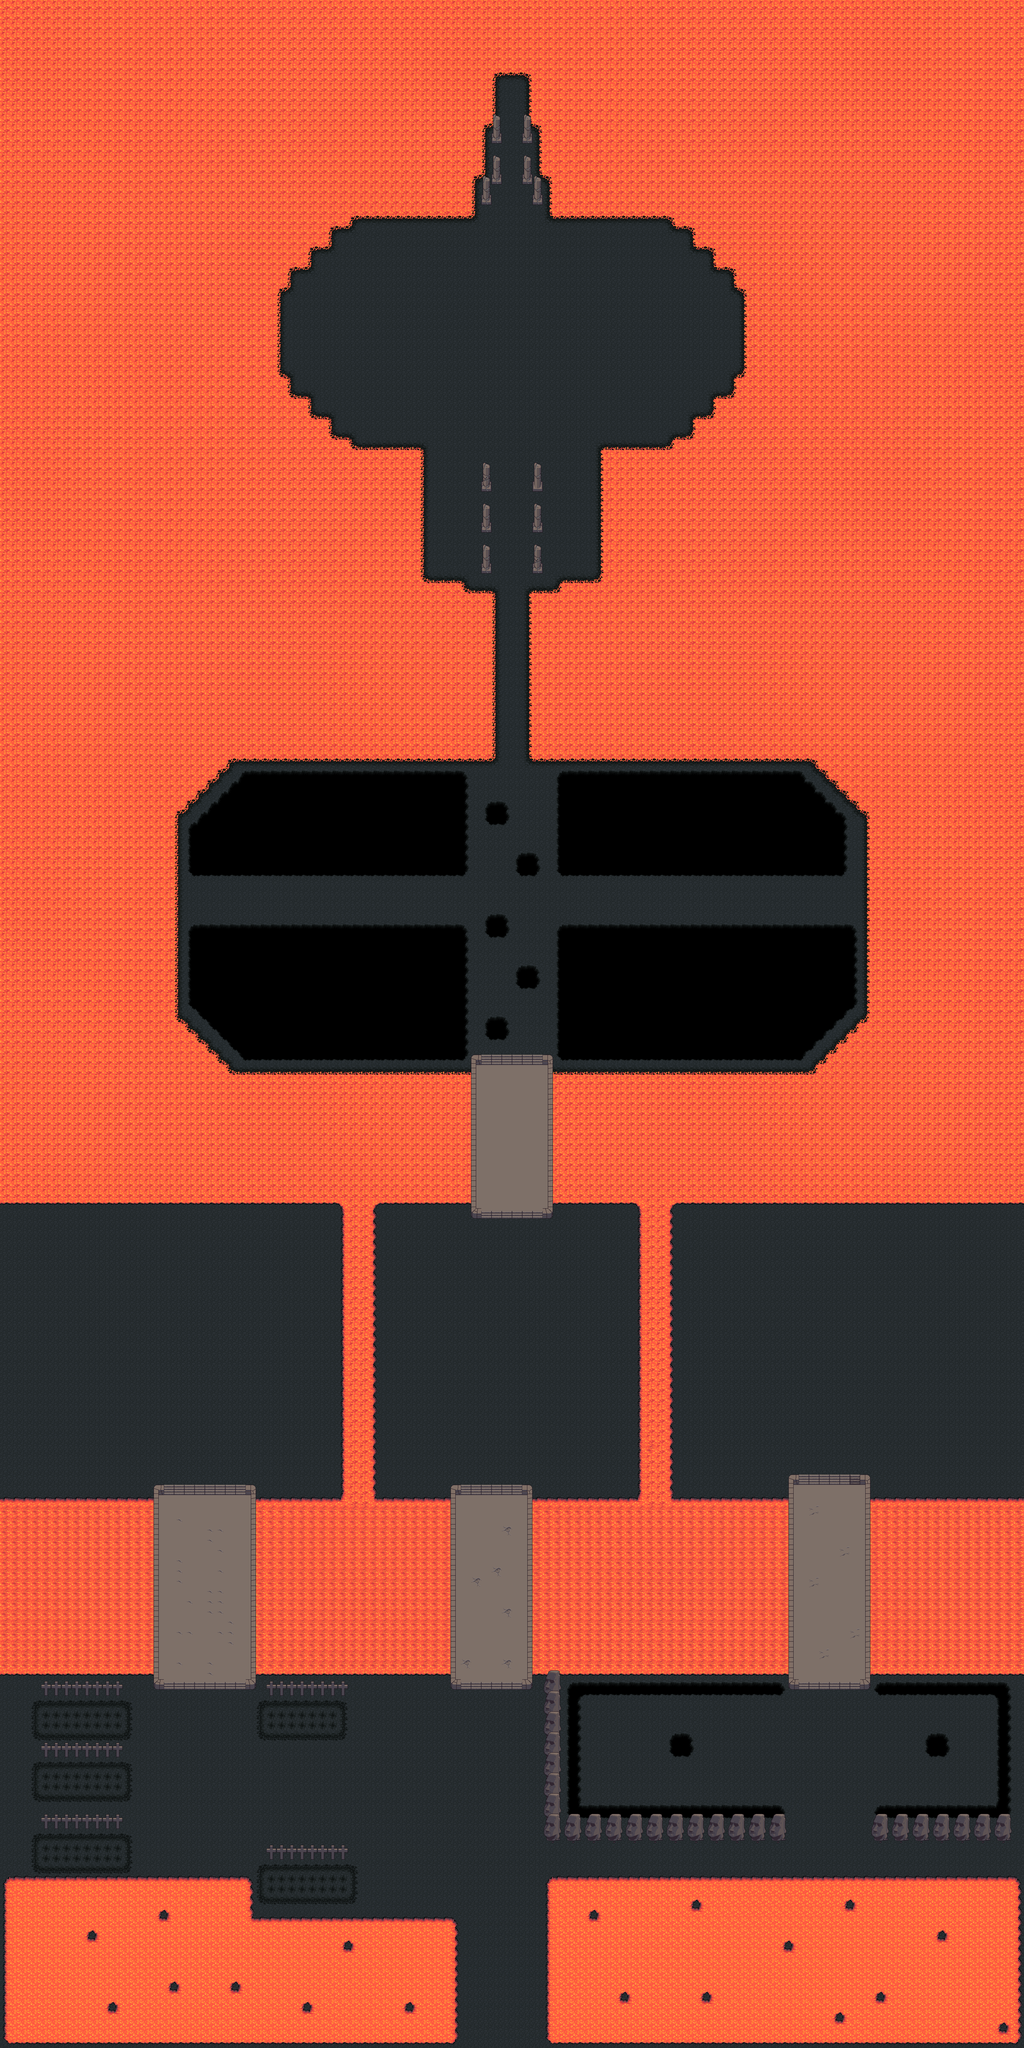

This is a level from a 2D game, rendered from its Tiled map with the project's own tilesets. A one-line summary and the map file follow, with tile-layer data summarised:
An orthogonal 100x200 tile map with 32x32 px tiles, 4 tile layers (level0-low, level0-high, level0-object-low, level0-object-high), 2 tilesets and 125 objects.

<map version="1.0" orientation="orthogonal" width="100" height="200" tilewidth="32" tileheight="32">
 <properties>
  <property name="ambiance" value="dark-ambiance.ogg" />
  <property name="layers" value="1" />
  <property name="music" value="dark-descent.ogg,steeps-of-destiny.ogg" />
 </properties>
 <tileset firstgid="1" name="base_out_atlas" tilewidth="32" tileheight="32">
  <image source="tiles/base_out_atlas.png" width="1024" height="1024" />
 </tileset>
 <tileset firstgid="1025" name="terrain_atlas" tilewidth="32" tileheight="32">
  <image source="tiles/terrain_atlas.png" width="1024" height="1024" />
 </tileset>
 <layer name="level0-low" width="100" height="200">
  <data>[20000 cells, 20000 non-empty, 2 distinct tile ids]</data>
 </layer>
 <layer name="level0-high" width="100" height="200">
  <data>[20000 cells, 14596 non-empty, 77 distinct tile ids]</data>
 </layer>
 <layer name="level0-object-low" width="100" height="200">
  <data>[20000 cells, 824 non-empty, 20 distinct tile ids]</data>
 </layer>
 <layer name="level0-object-high" width="100" height="200">
  <data>[20000 cells, 242 non-empty, 6 distinct tile ids]</data>
 </layer>
 <objectgroup name="level0-unwalkable" width="100" height="200">
  <object x="1472" y="3296" width="32" height="512" />
  <object x="1696" y="3296" width="32" height="512" />
  <object x="480" y="4640" width="32" height="640" />
  <object x="768" y="4640" width="32" height="640" />
  <object x="1632" y="4640" width="32" height="640" />
  <object x="1408" y="4640" width="32" height="640" />
 </objectgroup>
 <objectgroup name="level0-obstacle" width="100" height="200">
  <object x="832" y="5280" width="256" height="32" />
  <object x="128" y="5280" width="256" height="32" />
  <object x="128" y="5472" width="256" height="32" />
  <object x="128" y="5696" width="256" height="32" />
  <object x="832" y="5792" width="256" height="32" />
  <object x="1696" y="5696" width="768" height="64" />
  <object x="2720" y="5696" width="448" height="64" />
  <object x="2464" y="4608" width="32" height="672" />
  <object x="2688" y="4608" width="32" height="672" />
  <object x="0" y="0" width="32" height="6400" />
  <object x="0" y="6368" width="3200" height="32" />
  <object x="3168" y="0" width="32" height="6400" />
  <object x="0" y="0" width="3200" height="128" />
  <object x="1696" y="5248" width="64" height="448" />
  <object x="1504" y="1728" width="32" height="64" />
  <object x="1664" y="1728" width="32" height="64" />
  <object x="1664" y="1600" width="32" height="64" />
  <object x="1504" y="1600" width="32" height="64" />
  <object x="1504" y="1472" width="32" height="64" />
  <object x="1664" y="1472" width="32" height="64" />
  <object x="1504" y="576" width="32" height="64" />
  <object x="1664" y="576" width="32" height="64" />
  <object x="1536" y="512" width="32" height="64" />
  <object x="1632" y="512" width="32" height="64" />
  <object x="1536" y="384" width="32" height="64" />
  <object x="1632" y="384" width="32" height="64" />
 </objectgroup>
 <objectgroup name="level0-special" width="100" height="200">
  <object x="1696" y="5856" width="1472" height="512">
   <properties>
    <property name="type" value="lava" />
   </properties>
  </object>
  <object x="32" y="5856" width="768" height="512">
   <properties>
    <property name="type" value="lava" />
   </properties>
  </object>
  <object x="800" y="5984" width="640" height="384">
   <properties>
    <property name="type" value="lava" />
   </properties>
  </object>
  <object x="2720" y="4672" width="448" height="576">
   <properties>
    <property name="type" value="lava" />
   </properties>
  </object>
  <object x="1664" y="4672" width="800" height="576">
   <properties>
    <property name="type" value="lava" />
   </properties>
  </object>
  <object x="800" y="4672" width="608" height="576">
   <properties>
    <property name="type" value="lava" />
   </properties>
  </object>
  <object x="32" y="4672" width="448" height="576">
   <properties>
    <property name="type" value="lava" />
   </properties>
  </object>
  <object x="1984" y="3744" width="128" height="928">
   <properties>
    <property name="type" value="lava" />
   </properties>
  </object>
  <object x="1728" y="3328" width="1440" height="448">
   <properties>
    <property name="type" value="lava" />
   </properties>
  </object>
  <object x="1056" y="3744" width="128" height="960">
   <properties>
    <property name="type" value="lava" />
   </properties>
  </object>
  <object x="32" y="3328" width="1440" height="448">
   <properties>
    <property name="type" value="lava" />
   </properties>
  </object>
  <object x="32" y="2368" width="544" height="960">
   <properties>
    <property name="type" value="lava" />
   </properties>
  </object>
  <object x="576" y="2368" width="160" height="32">
   <properties>
    <property name="type" value="lava" />
   </properties>
  </object>
  <object x="576" y="2400" width="128" height="32">
   <properties>
    <property name="type" value="lava" />
   </properties>
  </object>
  <object x="576" y="2432" width="96" height="32">
   <properties>
    <property name="type" value="lava" />
   </properties>
  </object>
  <object x="576" y="2464" width="64" height="32">
   <properties>
    <property name="type" value="lava" />
   </properties>
  </object>
  <object x="576" y="2496" width="32" height="32">
   <properties>
    <property name="type" value="lava" />
   </properties>
  </object>
  <object x="576" y="3296" width="128" height="32">
   <properties>
    <property name="type" value="lava" />
   </properties>
  </object>
  <object x="576" y="3264" width="96" height="32">
   <properties>
    <property name="type" value="lava" />
   </properties>
  </object>
  <object x="576" y="3232" width="64" height="32">
   <properties>
    <property name="type" value="lava" />
   </properties>
  </object>
  <object x="576" y="3200" width="32" height="32">
   <properties>
    <property name="type" value="lava" />
   </properties>
  </object>
  <object x="2688" y="2368" width="480" height="960">
   <properties>
    <property name="type" value="lava" />
   </properties>
  </object>
  <object x="2560" y="3296" width="128" height="32">
   <properties>
    <property name="type" value="lava" />
   </properties>
  </object>
  <object x="2592" y="3264" width="96" height="32">
   <properties>
    <property name="type" value="lava" />
   </properties>
  </object>
  <object x="2624" y="3232" width="64" height="32">
   <properties>
    <property name="type" value="lava" />
   </properties>
  </object>
  <object x="2656" y="3200" width="32" height="32">
   <properties>
    <property name="type" value="lava" />
   </properties>
  </object>
  <object x="2528" y="2368" width="160" height="32">
   <properties>
    <property name="type" value="lava" />
   </properties>
  </object>
  <object x="2560" y="2400" width="128" height="32">
   <properties>
    <property name="type" value="lava" />
   </properties>
  </object>
  <object x="2592" y="2432" width="96" height="32">
   <properties>
    <property name="type" value="lava" />
   </properties>
  </object>
  <object x="2624" y="2464" width="64" height="32">
   <properties>
    <property name="type" value="lava" />
   </properties>
  </object>
  <object x="2656" y="2496" width="32" height="32">
   <properties>
    <property name="type" value="lava" />
   </properties>
  </object>
  <object x="576" y="2880" width="896" height="448">
   <properties>
    <property name="type" value="hole" />
   </properties>
  </object>
  <object x="768" y="2400" width="704" height="352">
   <properties>
    <property name="type" value="hole" />
   </properties>
  </object>
  </objectgroup>
 <objectgroup name="level0-spawners" width="100" height="200">
  <!-- 8 objects omitted --></objectgroup>
</map>
<!-- 60 of 125 objects omitted -->
